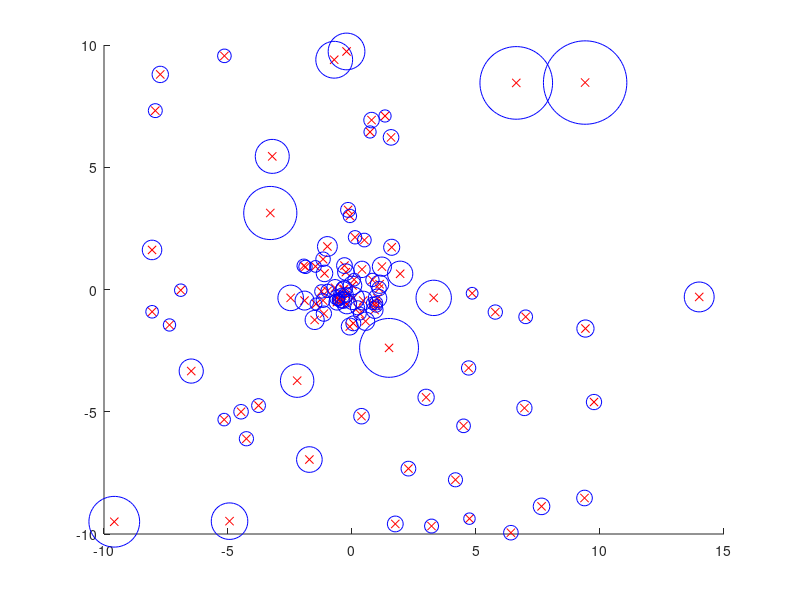

Write MATLAB code to recreate this figure.
n=100; x=[(rand(n/2,2)-0.5)*20; randn(n/2,2)]; x(n,1)=14;
k=3; x2=sum(x.^2,2);
[s,t]=sort(sqrt(repmat(x2,1,n)+repmat(x2',n,1)-2*x*x'),2);

for i=1:k+1
  for j=1:k
    RD(:,j)=max(s(t(t(:,i),j+1),k),s(t(:,i),j+1));
  end
  LRD(:,i)=1./mean(RD,2);
end
LOF=mean(LRD(:,2:k+1),2)./LRD(:,1) ;

figure(1); clf; hold on
plot(x(:,1),x(:,2),'rx');
for i=1:n
  plot(x(i,1),x(i,2),'bo', 'MarkerSize',LOF(i)*10);
end
